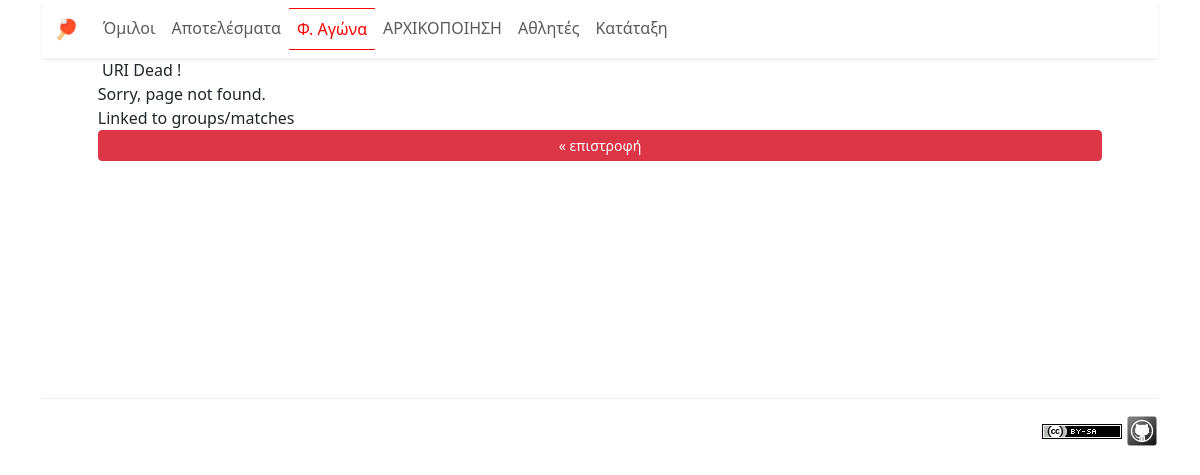
Screenshot of /?page=groups/matches with the database file from the repository.
### tables this page shows
CREATE TABLE "menus" (
  "title" text(80) NOT NULL,
  "uri" text NOT NULL,
  "level" integer NOT NULL DEFAULT '0'
, "hide" integer NOT NULL DEFAULT '0', "pagesID" integer NULL);

### index.php (called while the page is built, shortened)
<?php
require_once( 'App/miniMVController.php' );

### App/sqliteDb.php (called while the page is built, shortened)
<?php
class SQLiteDB
{
    private SQLite3 $db;
    public function __construct(string $filename, bool $debug = false)
    {
        $this->filename = $filename;
        $this->debug = $debug;
        try {
            $this->db = new SQLite3($this->filename,SQLITE3_OPEN_READWRITE | SQLITE3_OPEN_CREATE);
        } catch (\Exception $e) {
            throw new \RuntimeException("Unable to open database: {$this->filename}. Error: " . $e->getMessage());
        }
    }
    public function query(string $sql): SQLite3Result|false
    {
        return $this->db->query($sql);
    }
    public function get_rows(string $query = '', bool $return_array = false)
    {
        $result = $this->query($query);
        $rows = [];
        while ($row = $result->fetchArray(SQLITE3_ASSOC)) {
            $rows[] = $return_array ? $row : (object)$row;
        }
        return $rows;
    }
}

### App/configuration.php (the view, shortened to what this page needs)
<?php
if (!defined("AJAX")) {
    $tempRow = miniMVController::$db->get_rows("SELECT title,uri FROM menus WHERE hide=0", TRUE);
    foreach ($tempRow as $show) {
        $active = ($show['uri'] == '?page=' . miniMVController::$config['page']) ? " active " : '';
        miniMVController::$config['menus'] .= "<li  class=\"nav-item\"><a  class='nav-link $active' href='$show[uri]'>$show[title]</a></li>";
    }
} else {
     require_once 'sqliteDb.php';
}

### App/Template/css/datatables.css (style rules this page uses)
:root { --dt-row-selected: 13, 110, 253;--dt-row-selected-text: 255, 255, 255;--dt-row-selected-link: 9, 10, 11;--dt-row-stripe: 0, 0, 0;--dt-row-hover: 0, 0, 0;--dt-column-ordering: 0, 0, 0;--dt-html-background: white }

### App/Template/css/layout.css (style rules this page uses)
.navbar-nav { min-height: 32px !important }
.navbar-nav .nav-item > .active { color: red; background: #ffffff; border-top: 1px solid red; border-bottom: 1px solid red; }
.footer { border-top: 1px solid #eee; margin-top: 40px; padding-top: 16px; }
.container { width: 97%; }
.mainPageContent { min-height: 300px; }
.pull-right { float: right !important; }
img { border: 0; }

### rows the page displays
menus: title "Όμιλοι"
menus: title "Αποτελέσματα"
menus: title "Φ. Αγώνα"
menus: title "ΑΡΧΙΚΟΠΟΙΗΣΗ"
menus: title "Αθλητές"
menus: title "Κατάταξη"

### other values shown
$title "URI Dead !"
$info "Sorry, page not found. Linked to groups/matches"
